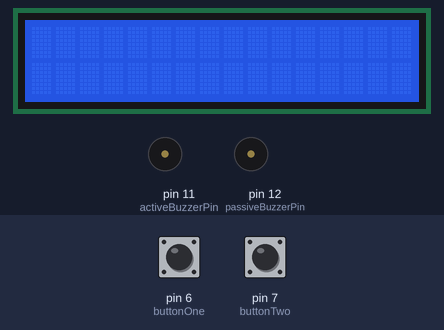
Bench run of a sketch on a simulated Arduino Uno, built with avr-gcc and run on an emulated ATmega328P. Parts: 16×2 character LCD, buzzer (waves = sounding, pin HIGH). Inputs (shaded band) come from the test bench; at power-on: pin 7 (buttonTwo) LOW, pin 6 (buttonOne) LOW.

Above: at 1.2 s.
1.3 s: pin 7 (buttonTwo) pulled HIGH for 0.15 s
At 1.7 s:
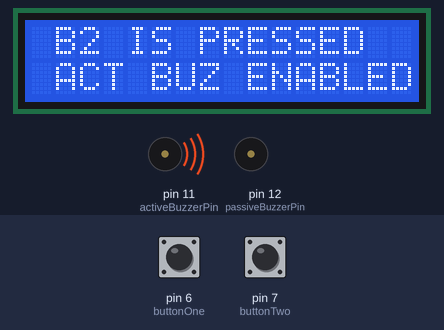
Timing chart, 0 to 9.9 s (numbered marks = the images above; inputs shaded):
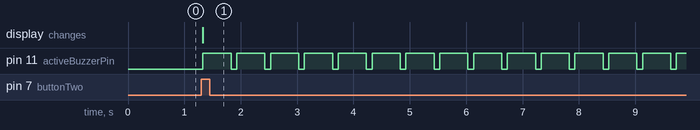

Measured:
- after the input at 1.3 s, pin 11 (activeBuzzerPin): alternates HIGH for 0.50 s and LOW for 0.10 s, starting at once; the display: changes at once (image 1)

The sketch:

ACT12.ino
```cpp
#include <Wire.h>
#include<LiquidCrystal_I2C.h>
LiquidCrystal_I2C lcd (0x27,16,2);

const int passiveBuzzerPin = 12;
const int activeBuzzerPin = 11;
const int buttonOne = 6;
const int buttonTwo = 7;

int counter = 0;
int buttonOneState = LOW;
int buttonTwoState = LOW;

void setup() {
  // put your setup code here, to run once:
  pinMode(passiveBuzzerPin,OUTPUT);
  pinMode(activeBuzzerPin, OUTPUT);
  pinMode(buttonOne, INPUT);
  pinMode(buttonTwo, INPUT);


  lcd.init();
  lcd.backlight();
}

void loop() {
  // put your main code here, to run repeatedly:

  buttonOneState = digitalRead(buttonOne);
  buttonTwoState = digitalRead(buttonTwo);


 if(buttonOneState == HIGH)
 {
      lcd.clear();
      lcd.setCursor(1,0);
      lcd.print("B1 IS PRESSED");
      lcd.setCursor(1,1);
      lcd.print("PAS BUZZER ENABLED");
      counter++;
      PassiveBuzzer();
 }

 if( buttonTwoState == HIGH)
 {
      lcd.clear();
      lcd.setCursor(1,0);
      lcd.print("B2 IS PRESSED");
      lcd.setCursor(1,1);
      lcd.print("ACT BUZ ENABLED");
      counter++;
  ActiveBuzzer();
 }


}

void PassiveBuzzer()
{
  for(int i = 900; i<= 1000; i++)//increase frequency
  {
    tone(passiveBuzzerPin, i); //generate tone
    delay(50);
  }
    delay(1000);

  for(int i = 1000; i >= 900; i--) //decrease frequency
  {
    tone(passiveBuzzerPin, i);
    delay(50);
  }

  noTone(passiveBuzzerPin);
}

void ActiveBuzzer()
{
  for(int i = 0; i<= 20; i++)
  {
    digitalWrite(activeBuzzerPin,HIGH);
    delay(500);
    digitalWrite(activeBuzzerPin,LOW);
    delay(100);
  }
}
```
